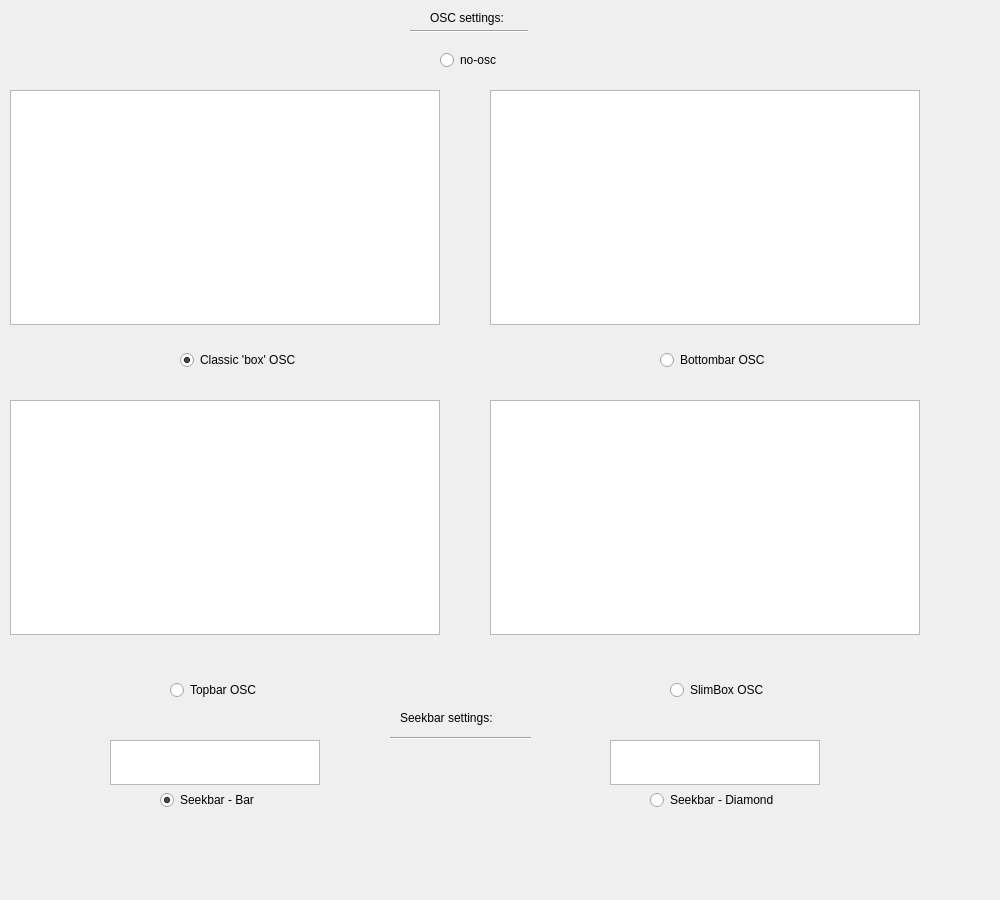
<?xml version="1.0" encoding="UTF-8"?>
<ui version="4.0">
 <class>tabosc</class>
 <widget class="QWidget" name="tabosc">
  <property name="geometry">
   <rect>
    <x>0</x>
    <y>0</y>
    <width>1000</width>
    <height>900</height>
   </rect>
  </property>
  <property name="windowTitle">
   <string>Form</string>
  </property>
  <widget class="QRadioButton" name="radio_no_osc">
   <property name="geometry">
    <rect>
     <x>440</x>
     <y>50</y>
     <width>102</width>
     <height>20</height>
    </rect>
   </property>
   <property name="text">
    <string>no-osc</string>
   </property>
   <property name="autoExclusive">
    <bool>true</bool>
   </property>
  </widget>
  <widget class="QGraphicsView" name="graphicsView_top_bar_osc">
   <property name="geometry">
    <rect>
     <x>10</x>
     <y>400</y>
     <width>430</width>
     <height>235</height>
    </rect>
   </property>
  </widget>
  <widget class="QGraphicsView" name="graphicsview_box_osc">
   <property name="geometry">
    <rect>
     <x>10</x>
     <y>90</y>
     <width>430</width>
     <height>235</height>
    </rect>
   </property>
  </widget>
  <widget class="QRadioButton" name="radio_preset_2">
   <property name="geometry">
    <rect>
     <x>660</x>
     <y>350</y>
     <width>131</width>
     <height>20</height>
    </rect>
   </property>
   <property name="text">
    <string>Bottombar OSC</string>
   </property>
   <property name="autoExclusive">
    <bool>true</bool>
   </property>
  </widget>
  <widget class="QRadioButton" name="radio_preset_4">
   <property name="geometry">
    <rect>
     <x>670</x>
     <y>680</y>
     <width>131</width>
     <height>20</height>
    </rect>
   </property>
   <property name="text">
    <string>SlimBox OSC</string>
   </property>
   <property name="autoExclusive">
    <bool>true</bool>
   </property>
  </widget>
  <widget class="QGraphicsView" name="graphicsView_slim_box_osc">
   <property name="geometry">
    <rect>
     <x>490</x>
     <y>400</y>
     <width>430</width>
     <height>235</height>
    </rect>
   </property>
  </widget>
  <widget class="QRadioButton" name="radio_preset_1">
   <property name="geometry">
    <rect>
     <x>180</x>
     <y>350</y>
     <width>151</width>
     <height>20</height>
    </rect>
   </property>
   <property name="text">
    <string>Classic 'box' OSC</string>
   </property>
   <property name="checkable">
    <bool>true</bool>
   </property>
   <property name="checked">
    <bool>true</bool>
   </property>
   <property name="autoRepeat">
    <bool>false</bool>
   </property>
   <property name="autoExclusive">
    <bool>true</bool>
   </property>
  </widget>
  <widget class="QRadioButton" name="radio_preset_3">
   <property name="geometry">
    <rect>
     <x>170</x>
     <y>680</y>
     <width>131</width>
     <height>20</height>
    </rect>
   </property>
   <property name="text">
    <string>Topbar OSC</string>
   </property>
   <property name="autoExclusive">
    <bool>true</bool>
   </property>
  </widget>
  <widget class="QGraphicsView" name="graphicsView_bottombar_osc">
   <property name="geometry">
    <rect>
     <x>490</x>
     <y>90</y>
     <width>430</width>
     <height>235</height>
    </rect>
   </property>
  </widget>
  <widget class="QLabel" name="label_osc_settings">
   <property name="geometry">
    <rect>
     <x>430</x>
     <y>10</y>
     <width>131</width>
     <height>16</height>
    </rect>
   </property>
   <property name="text">
    <string>OSC settings:</string>
   </property>
  </widget>
  <widget class="Line" name="line_2">
   <property name="geometry">
    <rect>
     <x>410</x>
     <y>30</y>
     <width>118</width>
     <height>3</height>
    </rect>
   </property>
   <property name="orientation">
    <enum>Qt::Horizontal</enum>
   </property>
  </widget>
  <widget class="QWidget" name="widget" native="true">
   <property name="geometry">
    <rect>
     <x>80</x>
     <y>700</y>
     <width>781</width>
     <height>121</height>
    </rect>
   </property>
   <widget class="QLabel" name="label_seekbar_settings">
    <property name="geometry">
     <rect>
      <x>320</x>
      <y>10</y>
      <width>121</width>
      <height>16</height>
     </rect>
    </property>
    <property name="text">
     <string>Seekbar settings:</string>
    </property>
   </widget>
   <widget class="QRadioButton" name="radio_seekbar_bar">
    <property name="geometry">
     <rect>
      <x>80</x>
      <y>90</y>
      <width>121</width>
      <height>20</height>
     </rect>
    </property>
    <property name="text">
     <string>Seekbar - Bar</string>
    </property>
    <property name="checked">
     <bool>true</bool>
    </property>
    <property name="autoExclusive">
     <bool>true</bool>
    </property>
   </widget>
   <widget class="QRadioButton" name="radio_seekbar_diamond">
    <property name="geometry">
     <rect>
      <x>570</x>
      <y>90</y>
      <width>161</width>
      <height>20</height>
     </rect>
    </property>
    <property name="text">
     <string>Seekbar - Diamond</string>
    </property>
    <property name="autoExclusive">
     <bool>true</bool>
    </property>
   </widget>
   <widget class="QGraphicsView" name="graphicsView_seekbar_bar">
    <property name="geometry">
     <rect>
      <x>30</x>
      <y>40</y>
      <width>210</width>
      <height>45</height>
     </rect>
    </property>
   </widget>
   <widget class="QGraphicsView" name="graphicsView_seekbar_diamond">
    <property name="geometry">
     <rect>
      <x>530</x>
      <y>40</y>
      <width>210</width>
      <height>45</height>
     </rect>
    </property>
   </widget>
   <widget class="Line" name="line">
    <property name="geometry">
     <rect>
      <x>310</x>
      <y>30</y>
      <width>141</width>
      <height>16</height>
     </rect>
    </property>
    <property name="orientation">
     <enum>Qt::Horizontal</enum>
    </property>
   </widget>
  </widget>
 </widget>
 <resources/>
 <connections>
  <connection>
   <sender>radio_no_osc</sender>
   <signal>toggled(bool)</signal>
   <receiver>widget</receiver>
   <slot>setDisabled(bool)</slot>
   <hints>
    <hint type="sourcelabel">
     <x>490</x>
     <y>59</y>
    </hint>
    <hint type="destinationlabel">
     <x>470</x>
     <y>805</y>
    </hint>
   </hints>
  </connection>
 </connections>
</ui>
